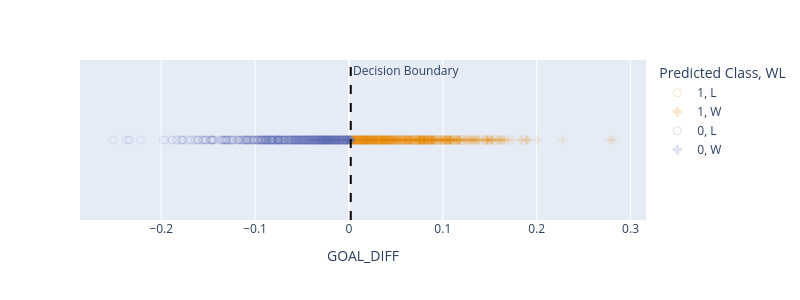

Source (notebook cell):
### Markdown cell above
A decision boundary describes the **line** that splits the data into classes based on the *features*.

For a model with one feature, the decision boundary is a *point* that separates the two classes. The number of dimensions of the decision boundary plot is the number of features.

- We visualize this using a 1D plot to plot all data points in terms of *just* the feature.

- We cannot define a decision boundary in terms of the predictions, so we remove that axis from our plot. 

Notice that all data points to the right of our decision boundary are classified as Class 1, while all data points to the left are classified as Class 0.

### Code cell
fig = px.scatter(games, x="GOAL_DIFF", y=np.zeros(len(games)),
                 symbol="WL", symbol_sequence=[ "circle-open", "cross"], 
                 color="Predicted Class", height=300, opacity=0.1)
# fig.update_traces(marker_symbol='line-ns-open')
fig.update_traces(marker_size=8)
fig.update_layout(
    yaxis=dict(showticklabels=False, showgrid=False, zeroline=False, title=""),
)

decision_boundary =  -model.intercept_[0]/model.coef_[0][0]
fig.add_vline(x = decision_boundary, line_dash="dash", 
              line_color="black",
              annotation_text="Decision Boundary", 
              annotation_position="top right")

### Figure 1 — Plotly figure (JSON) as saved in the notebook; plotly's stock layout.template omitted (floating-point values rounded to 4 significant figures; data arrays with more than 128 entries replaced by an {"elided": "..."} marker saying what was removed)
{"data": [{"hovertemplate": "Predicted Class=1<br>WL=L<br>GOAL_DIFF=%{x}<br>y=%{y}<extra></extra>", "legendgroup": "1, L", "marker": {"color": "rgb(229, 134, 6)", "opacity": 0.1, "size": 8, "symbol": "circle-open"}, "mode": "markers", "name": "1, L", "showlegend": true, "type": "scattergl", "x": [0.053, 0.079, 0.02, 0.035, 0.076, 0.02, 0.047, 0.056, 0.007, 0.034, 0.031, 0.007, 0.043, 0.045, 0.012, 0.028, 0.079, 0.075, 0.013, 0.043, 0.026, 0.031, 0.021, 0.011, 0.016, 0.002, 0.06, 0.01, 0.044, 0.006, 0.086, 0.006, 0.111, 0.026, 0.022, 0.013, 0.015, 0.019, 0.016, 0.043, 0.014, 0.014, 0.014, 0.022, 0.012, 0.032, 0.042, 0.059, 0.004, 0.007, 0.019, 0.017, 0.073, 0.042, 0.024, 0.013, 0.005, 0.011, 0.045, 0.013, 0.084, 0.012, 0.027, 0.071, 0.037, 0.009, 0.042, 0.021, 0.031, 0.022, 0.005, 0.019, 0.01, 0.017, 0.007, 0.032, 0.032, 0.014, 0.036, 0.043, 0.062, 0.064, 0.018, 0.039, 0.021, 0.006, 0.067, 0.066, 0.065, 0.065, 0.013, 0.054, 0.003, 0.017, 0.013, 0.091, 0.04, 0.038, 0.015, 0.038, 0.056, 0.02, 0.008, 0.024, 0.02, 0.024, 0.026, 0.029, 0.003, 0.036, 0.078, 0.028, 0.017, 0.023], "xaxis": "x", "y": [0.0, 0.0, 0.0, 0.0, 0.0, 0.0, 0.0, 0.0, 0.0, 0.0, 0.0, 0.0, 0.0, 0.0, 0.0, 0.0, 0.0, 0.0, 0.0, 0.0, 0.0, 0.0, 0.0, 0.0, 0.0, 0.0, 0.0, 0.0, 0.0, 0.0, 0.0, 0.0, 0.0, 0.0, 0.0, 0.0, 0.0, 0.0, 0.0, 0.0, 0.0, 0.0, 0.0, 0.0, 0.0, 0.0, 0.0, 0.0, 0.0, 0.0, 0.0, 0.0, 0.0, 0.0, 0.0, 0.0, 0.0, 0.0, 0.0, 0.0, 0.0, 0.0, 0.0, 0.0, 0.0, 0.0, 0.0, 0.0, 0.0, 0.0, 0.0, 0.0, 0.0, 0.0, 0.0, 0.0, 0.0, 0.0, 0.0, 0.0, 0.0, 0.0, 0.0, 0.0, 0.0, 0.0, 0.0, 0.0, 0.0, 0.0, 0.0, 0.0, 0.0, 0.0, 0.0, 0.0, 0.0, 0.0, 0.0, 0.0, 0.0, 0.0, 0.0, 0.0, 0.0, 0.0, 0.0, 0.0, 0.0, 0.0, 0.0, 0.0, 0.0, 0.0], "yaxis": "y"}, {"hovertemplate": "Predicted Class=1<br>WL=W<br>GOAL_DIFF=%{x}<br>y=%{y}<extra></extra>", "legendgroup": "1, W", "marker": {"color": "rgb(229, 134, 6)", "opacity": 0.1, "size": 8, "symbol": "cross"}, "mode": "markers", "name": "1, W", "showlegend": true, "type": "scattergl", "x": {"elided": "466 float values"}, "xaxis": "x", "y": {"elided": "466 float values"}, "yaxis": "y"}, {"hovertemplate": "Predicted Class=0<br>WL=L<br>GOAL_DIFF=%{x}<br>y=%{y}<extra></extra>", "legendgroup": "0, L", "marker": {"color": "rgb(93, 105, 177)", "opacity": 0.1, "size": 8, "symbol": "circle-open"}, "mode": "markers", "name": "0, L", "showlegend": true, "type": "scattergl", "x": {"elided": "511 float values"}, "xaxis": "x", "y": {"elided": "511 float values"}, "yaxis": "y"}, {"hovertemplate": "Predicted Class=0<br>WL=W<br>GOAL_DIFF=%{x}<br>y=%{y}<extra></extra>", "legendgroup": "0, W", "marker": {"color": "rgb(93, 105, 177)", "opacity": 0.1, "size": 8, "symbol": "cross"}, "mode": "markers", "name": "0, W", "showlegend": true, "type": "scattergl", "x": {"elided": "139 float values"}, "xaxis": "x", "y": {"elided": "139 float values"}, "yaxis": "y"}], "layout": {"annotations": [{"showarrow": false, "text": "Decision Boundary", "x": 0.001942, "xanchor": "left", "xref": "x", "y": 1, "yanchor": "top", "yref": "y domain"}], "height": 300, "legend": {"title": {"text": "Predicted Class, WL"}, "tracegroupgap": 0}, "margin": {"t": 60}, "shapes": [{"line": {"color": "black", "dash": "dash"}, "type": "line", "x0": 0.001942, "x1": 0.001942, "xref": "x", "y0": 0, "y1": 1, "yref": "y domain"}], "width": 800, "xaxis": {"anchor": "y", "domain": [0.0, 1.0], "title": {"text": "GOAL_DIFF"}}, "yaxis": {"anchor": "x", "domain": [0.0, 1.0], "showgrid": false, "showticklabels": false, "title": {"text": ""}, "zeroline": false}}}
